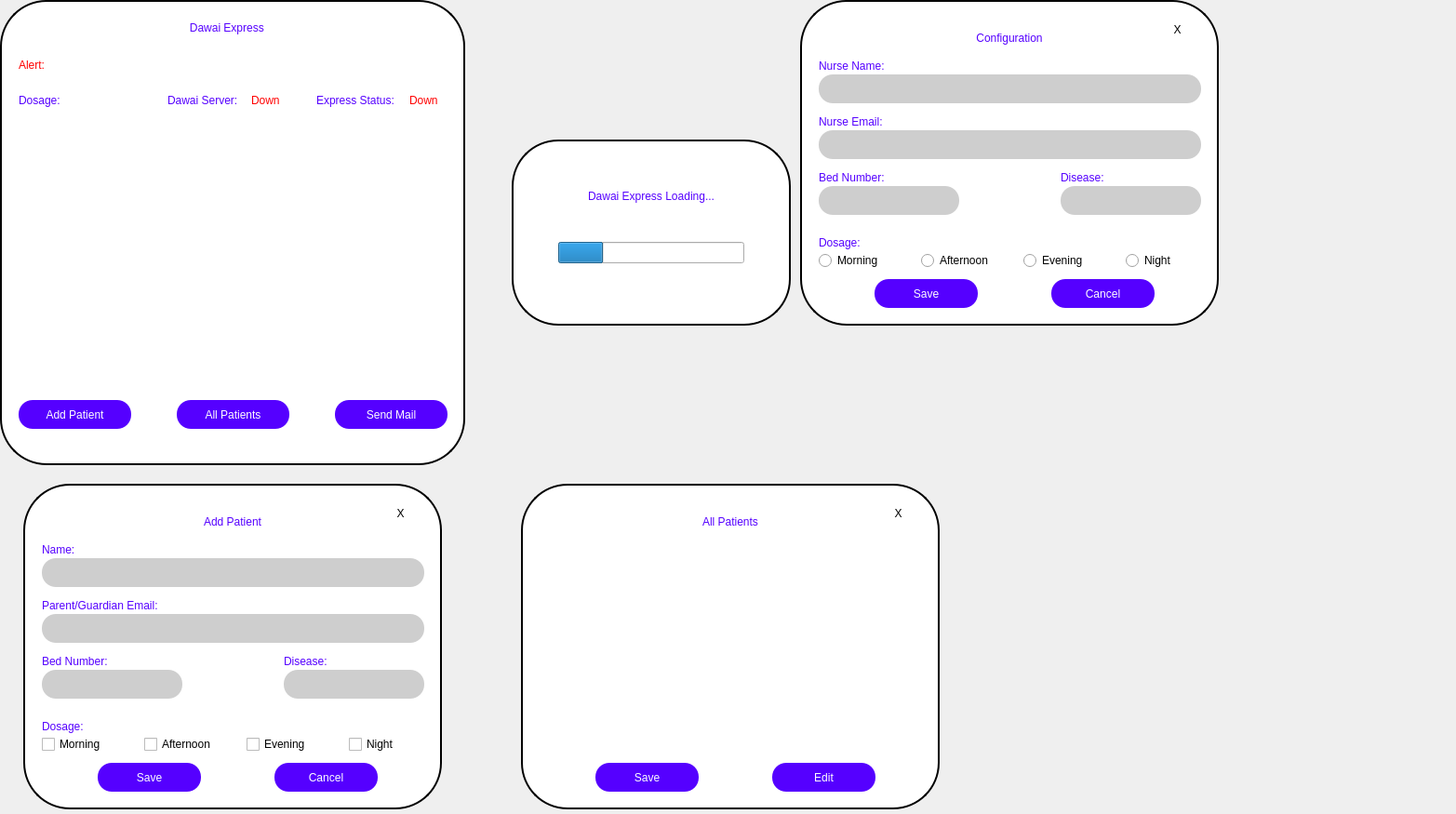
<?xml version="1.0" encoding="UTF-8"?>
<ui version="4.0">
 <class>MainWindow</class>
 <widget class="QMainWindow" name="MainWindow">
  <property name="geometry">
   <rect>
    <x>0</x>
    <y>0</y>
    <width>1565</width>
    <height>875</height>
   </rect>
  </property>
  <property name="windowTitle">
   <string>MainWindow</string>
  </property>
  <widget class="QWidget" name="centralwidget">
   <widget class="QWidget" name="loading" native="true">
    <property name="geometry">
     <rect>
      <x>550</x>
      <y>150</y>
      <width>300</width>
      <height>200</height>
     </rect>
    </property>
    <widget class="QProgressBar" name="progressBar">
     <property name="geometry">
      <rect>
       <x>50</x>
       <y>110</y>
       <width>200</width>
       <height>23</height>
      </rect>
     </property>
     <property name="value">
      <number>24</number>
     </property>
     <property name="textVisible">
      <bool>false</bool>
     </property>
     <property name="invertedAppearance">
      <bool>false</bool>
     </property>
    </widget>
    <widget class="QLabel" name="label_3">
     <property name="geometry">
      <rect>
       <x>25</x>
       <y>50</y>
       <width>250</width>
       <height>21</height>
      </rect>
     </property>
     <property name="styleSheet">
      <string notr="true">color: rgb(85, 0, 255);
font: 14pt &quot;Sans Serif Collection&quot;;</string>
     </property>
     <property name="text">
      <string>Dawai Express Loading...</string>
     </property>
     <property name="alignment">
      <set>Qt::AlignCenter</set>
     </property>
    </widget>
    <widget class="QLabel" name="label_2">
     <property name="geometry">
      <rect>
       <x>0</x>
       <y>0</y>
       <width>300</width>
       <height>200</height>
      </rect>
     </property>
     <property name="styleSheet">
      <string notr="true">background-color: rgb(255, 255, 255);
border-radius:50px;
border:2px solid black;</string>
     </property>
     <property name="text">
      <string/>
     </property>
    </widget>
    <zorder>label_2</zorder>
    <zorder>progressBar</zorder>
    <zorder>label_3</zorder>
   </widget>
   <widget class="QWidget" name="mainScreen" native="true">
    <property name="geometry">
     <rect>
      <x>0</x>
      <y>0</y>
      <width>500</width>
      <height>500</height>
     </rect>
    </property>
    <widget class="QLabel" name="label">
     <property name="geometry">
      <rect>
       <x>0</x>
       <y>0</y>
       <width>500</width>
       <height>500</height>
      </rect>
     </property>
     <property name="styleSheet">
      <string notr="true">background-color: rgb(255, 255, 255);
border-radius:50px;
border:2px solid black;</string>
     </property>
     <property name="text">
      <string/>
     </property>
    </widget>
    <widget class="QLabel" name="label_4">
     <property name="geometry">
      <rect>
       <x>150</x>
       <y>20</y>
       <width>191</width>
       <height>20</height>
      </rect>
     </property>
     <property name="styleSheet">
      <string notr="true">color: rgb(85, 0, 255);
font: 14pt &quot;Sans Serif Collection&quot;;
</string>
     </property>
     <property name="text">
      <string>Dawai Express </string>
     </property>
     <property name="alignment">
      <set>Qt::AlignCenter</set>
     </property>
    </widget>
    <widget class="QLabel" name="label_5">
     <property name="geometry">
      <rect>
       <x>180</x>
       <y>100</y>
       <width>81</width>
       <height>16</height>
      </rect>
     </property>
     <property name="styleSheet">
      <string notr="true">color: rgb(85, 0, 255);
font: 10pt &quot;Sans Serif Collection&quot;;</string>
     </property>
     <property name="text">
      <string>Dawai Server:</string>
     </property>
     <property name="alignment">
      <set>Qt::AlignLeading|Qt::AlignLeft|Qt::AlignVCenter</set>
     </property>
    </widget>
    <widget class="QLabel" name="label_6">
     <property name="geometry">
      <rect>
       <x>340</x>
       <y>100</y>
       <width>91</width>
       <height>16</height>
      </rect>
     </property>
     <property name="styleSheet">
      <string notr="true">color: rgb(85, 0, 255);
font: 10pt &quot;Sans Serif Collection&quot;;</string>
     </property>
     <property name="text">
      <string>Express Status:</string>
     </property>
     <property name="alignment">
      <set>Qt::AlignLeading|Qt::AlignLeft|Qt::AlignVCenter</set>
     </property>
    </widget>
    <widget class="QLabel" name="dosage">
     <property name="geometry">
      <rect>
       <x>20</x>
       <y>100</y>
       <width>131</width>
       <height>16</height>
      </rect>
     </property>
     <property name="styleSheet">
      <string notr="true">color: rgb(85, 0, 255);
font: 10pt &quot;Sans Serif Collection&quot;;</string>
     </property>
     <property name="text">
      <string>Dosage:</string>
     </property>
     <property name="alignment">
      <set>Qt::AlignLeading|Qt::AlignLeft|Qt::AlignVCenter</set>
     </property>
    </widget>
    <widget class="QLabel" name="serverStatus">
     <property name="geometry">
      <rect>
       <x>270</x>
       <y>100</y>
       <width>51</width>
       <height>16</height>
      </rect>
     </property>
     <property name="styleSheet">
      <string notr="true">color: rgb(255, 0, 0);
font: 10pt &quot;Sans Serif Collection&quot;;</string>
     </property>
     <property name="text">
      <string>Down</string>
     </property>
     <property name="alignment">
      <set>Qt::AlignLeading|Qt::AlignLeft|Qt::AlignVCenter</set>
     </property>
    </widget>
    <widget class="QLabel" name="xpressStatus">
     <property name="geometry">
      <rect>
       <x>440</x>
       <y>100</y>
       <width>41</width>
       <height>16</height>
      </rect>
     </property>
     <property name="styleSheet">
      <string notr="true">color: rgb(255, 0, 0);
font: 10pt &quot;Sans Serif Collection&quot;;</string>
     </property>
     <property name="text">
      <string>Down</string>
     </property>
     <property name="alignment">
      <set>Qt::AlignLeading|Qt::AlignLeft|Qt::AlignVCenter</set>
     </property>
    </widget>
    <widget class="QLabel" name="alertBar">
     <property name="geometry">
      <rect>
       <x>20</x>
       <y>60</y>
       <width>461</width>
       <height>20</height>
      </rect>
     </property>
     <property name="styleSheet">
      <string notr="true">color: rgb(255, 0, 0);
font: 14pt &quot;Sans Serif Collection&quot;;</string>
     </property>
     <property name="text">
      <string>Alert:</string>
     </property>
     <property name="alignment">
      <set>Qt::AlignLeading|Qt::AlignLeft|Qt::AlignVCenter</set>
     </property>
    </widget>
    <widget class="QWidget" name="verticalLayoutWidget">
     <property name="geometry">
      <rect>
       <x>20</x>
       <y>150</y>
       <width>461</width>
       <height>191</height>
      </rect>
     </property>
     <layout class="QVBoxLayout" name="tableW"/>
    </widget>
    <widget class="QPushButton" name="addPatient">
     <property name="geometry">
      <rect>
       <x>20</x>
       <y>430</y>
       <width>121</width>
       <height>31</height>
      </rect>
     </property>
     <property name="styleSheet">
      <string notr="true">background-color: rgb(85, 0, 255);
color: rgb(255, 255, 255);
font: 700 12pt &quot;Segoe UI&quot;;
border-radius: 15px;</string>
     </property>
     <property name="text">
      <string>Add Patient</string>
     </property>
    </widget>
    <widget class="QPushButton" name="allPatients">
     <property name="geometry">
      <rect>
       <x>190</x>
       <y>430</y>
       <width>121</width>
       <height>31</height>
      </rect>
     </property>
     <property name="styleSheet">
      <string notr="true">background-color: rgb(85, 0, 255);
color: rgb(255, 255, 255);
font: 700 12pt &quot;Segoe UI&quot;;
border-radius: 15px;</string>
     </property>
     <property name="text">
      <string>All Patients</string>
     </property>
    </widget>
    <widget class="QPushButton" name="sendMail">
     <property name="geometry">
      <rect>
       <x>360</x>
       <y>430</y>
       <width>121</width>
       <height>31</height>
      </rect>
     </property>
     <property name="styleSheet">
      <string notr="true">background-color: rgb(85, 0, 255);
color: rgb(255, 255, 255);
font: 700 12pt &quot;Segoe UI&quot;;
border-radius: 15px;</string>
     </property>
     <property name="text">
      <string>Send Mail</string>
     </property>
    </widget>
   </widget>
   <widget class="QWidget" name="addPatWin" native="true">
    <property name="geometry">
     <rect>
      <x>25</x>
      <y>520</y>
      <width>450</width>
      <height>350</height>
     </rect>
    </property>
    <widget class="QLabel" name="label_7">
     <property name="geometry">
      <rect>
       <x>0</x>
       <y>0</y>
       <width>450</width>
       <height>350</height>
      </rect>
     </property>
     <property name="styleSheet">
      <string notr="true">background-color: rgb(255, 255, 255);
border-radius:50px;
border: 2px solid black;</string>
     </property>
     <property name="text">
      <string/>
     </property>
    </widget>
    <widget class="QLabel" name="label_8">
     <property name="geometry">
      <rect>
       <x>100</x>
       <y>30</y>
       <width>250</width>
       <height>21</height>
      </rect>
     </property>
     <property name="styleSheet">
      <string notr="true">color: rgb(85, 0, 255);
font: 14pt &quot;Sans Serif Collection&quot;;</string>
     </property>
     <property name="text">
      <string>Add Patient</string>
     </property>
     <property name="alignment">
      <set>Qt::AlignCenter</set>
     </property>
    </widget>
    <widget class="QLineEdit" name="nameEdit">
     <property name="geometry">
      <rect>
       <x>20</x>
       <y>80</y>
       <width>411</width>
       <height>31</height>
      </rect>
     </property>
     <property name="cursor">
      <cursorShape>IBeamCursor</cursorShape>
     </property>
     <property name="styleSheet">
      <string notr="true">border-radius: 15px;
background-color: rgb(206, 206, 206);
color:rgb(0, 0, 0);
font: 12pt &quot;Sans Serif Collection&quot;;</string>
     </property>
    </widget>
    <widget class="QLabel" name="label_9">
     <property name="geometry">
      <rect>
       <x>20</x>
       <y>60</y>
       <width>81</width>
       <height>21</height>
      </rect>
     </property>
     <property name="styleSheet">
      <string notr="true">color: rgb(85, 0, 255);
font: 12pt &quot;Sans Serif Collection&quot;;</string>
     </property>
     <property name="text">
      <string>Name:</string>
     </property>
     <property name="alignment">
      <set>Qt::AlignLeading|Qt::AlignLeft|Qt::AlignVCenter</set>
     </property>
    </widget>
    <widget class="QLabel" name="label_10">
     <property name="geometry">
      <rect>
       <x>20</x>
       <y>120</y>
       <width>181</width>
       <height>21</height>
      </rect>
     </property>
     <property name="styleSheet">
      <string notr="true">color: rgb(85, 0, 255);
font: 12pt &quot;Sans Serif Collection&quot;;</string>
     </property>
     <property name="text">
      <string>Parent/Guardian Email:</string>
     </property>
     <property name="alignment">
      <set>Qt::AlignLeading|Qt::AlignLeft|Qt::AlignVCenter</set>
     </property>
    </widget>
    <widget class="QLineEdit" name="emailEdit">
     <property name="geometry">
      <rect>
       <x>20</x>
       <y>140</y>
       <width>411</width>
       <height>31</height>
      </rect>
     </property>
     <property name="cursor">
      <cursorShape>IBeamCursor</cursorShape>
     </property>
     <property name="styleSheet">
      <string notr="true">border-radius: 15px;
background-color: rgb(206, 206, 206);
color:rgb(0, 0, 0);
font: 12pt &quot;Sans Serif Collection&quot;;</string>
     </property>
    </widget>
    <widget class="QLabel" name="label_11">
     <property name="geometry">
      <rect>
       <x>280</x>
       <y>180</y>
       <width>141</width>
       <height>21</height>
      </rect>
     </property>
     <property name="styleSheet">
      <string notr="true">color: rgb(85, 0, 255);
font: 12pt &quot;Sans Serif Collection&quot;;</string>
     </property>
     <property name="text">
      <string>Disease:</string>
     </property>
     <property name="alignment">
      <set>Qt::AlignLeading|Qt::AlignLeft|Qt::AlignVCenter</set>
     </property>
    </widget>
    <widget class="QLineEdit" name="diseaseEdit">
     <property name="geometry">
      <rect>
       <x>280</x>
       <y>200</y>
       <width>151</width>
       <height>31</height>
      </rect>
     </property>
     <property name="cursor">
      <cursorShape>IBeamCursor</cursorShape>
     </property>
     <property name="styleSheet">
      <string notr="true">border-radius: 15px;
background-color: rgb(206, 206, 206);
color:rgb(0, 0, 0);
font: 12pt &quot;Sans Serif Collection&quot;;</string>
     </property>
    </widget>
    <widget class="QLabel" name="label_12">
     <property name="geometry">
      <rect>
       <x>20</x>
       <y>180</y>
       <width>141</width>
       <height>21</height>
      </rect>
     </property>
     <property name="styleSheet">
      <string notr="true">color: rgb(85, 0, 255);
font: 12pt &quot;Sans Serif Collection&quot;;</string>
     </property>
     <property name="text">
      <string>Bed Number:</string>
     </property>
     <property name="alignment">
      <set>Qt::AlignLeading|Qt::AlignLeft|Qt::AlignVCenter</set>
     </property>
    </widget>
    <widget class="QLineEdit" name="bedNoEdit">
     <property name="geometry">
      <rect>
       <x>20</x>
       <y>200</y>
       <width>151</width>
       <height>31</height>
      </rect>
     </property>
     <property name="cursor">
      <cursorShape>IBeamCursor</cursorShape>
     </property>
     <property name="styleSheet">
      <string notr="true">border-radius: 15px;
background-color: rgb(206, 206, 206);
color:rgb(0, 0, 0);
font: 12pt &quot;Sans Serif Collection&quot;;</string>
     </property>
     <property name="text">
      <string/>
     </property>
    </widget>
    <widget class="QPushButton" name="addPatSave">
     <property name="geometry">
      <rect>
       <x>80</x>
       <y>300</y>
       <width>111</width>
       <height>31</height>
      </rect>
     </property>
     <property name="styleSheet">
      <string notr="true">background-color: rgb(85, 0, 255);
color: rgb(255, 255, 255);
font: 700 12pt &quot;Segoe UI&quot;;
border-radius: 15px;</string>
     </property>
     <property name="text">
      <string>Save</string>
     </property>
    </widget>
    <widget class="QCheckBox" name="rad1">
     <property name="geometry">
      <rect>
       <x>20</x>
       <y>270</y>
       <width>71</width>
       <height>20</height>
      </rect>
     </property>
     <property name="styleSheet">
      <string notr="true">color:rgb(0, 0, 0);</string>
     </property>
     <property name="text">
      <string>Morning</string>
     </property>
     <property name="checked">
      <bool>false</bool>
     </property>
    </widget>
    <widget class="QCheckBox" name="rad2">
     <property name="geometry">
      <rect>
       <x>130</x>
       <y>270</y>
       <width>81</width>
       <height>20</height>
      </rect>
     </property>
     <property name="styleSheet">
      <string notr="true">color:rgb(0, 0, 0);</string>
     </property>
     <property name="text">
      <string>Afternoon</string>
     </property>
    </widget>
    <widget class="QCheckBox" name="rad3">
     <property name="geometry">
      <rect>
       <x>240</x>
       <y>270</y>
       <width>71</width>
       <height>20</height>
      </rect>
     </property>
     <property name="styleSheet">
      <string notr="true">color:rgb(0, 0, 0);</string>
     </property>
     <property name="text">
      <string>Evening</string>
     </property>
    </widget>
    <widget class="QCheckBox" name="rad4">
     <property name="geometry">
      <rect>
       <x>350</x>
       <y>270</y>
       <width>71</width>
       <height>20</height>
      </rect>
     </property>
     <property name="styleSheet">
      <string notr="true">color:rgb(0, 0, 0);</string>
     </property>
     <property name="text">
      <string>Night</string>
     </property>
    </widget>
    <widget class="QLabel" name="label_13">
     <property name="geometry">
      <rect>
       <x>20</x>
       <y>250</y>
       <width>141</width>
       <height>21</height>
      </rect>
     </property>
     <property name="styleSheet">
      <string notr="true">color: rgb(85, 0, 255);
font: 12pt &quot;Sans Serif Collection&quot;;</string>
     </property>
     <property name="text">
      <string>Dosage:</string>
     </property>
     <property name="alignment">
      <set>Qt::AlignLeading|Qt::AlignLeft|Qt::AlignVCenter</set>
     </property>
    </widget>
    <widget class="QPushButton" name="addPatClose">
     <property name="geometry">
      <rect>
       <x>390</x>
       <y>20</y>
       <width>31</width>
       <height>24</height>
      </rect>
     </property>
     <property name="styleSheet">
      <string notr="true">font: 14pt &quot;Sans Serif Collection&quot;;
background-color: rgb(255, 255, 255);
border:none;
color:rgb(0, 0, 0);</string>
     </property>
     <property name="text">
      <string>X</string>
     </property>
    </widget>
    <widget class="QPushButton" name="addPatCancel">
     <property name="geometry">
      <rect>
       <x>270</x>
       <y>300</y>
       <width>111</width>
       <height>31</height>
      </rect>
     </property>
     <property name="styleSheet">
      <string notr="true">background-color: rgb(85, 0, 255);
color: rgb(255, 255, 255);
font: 700 12pt &quot;Segoe UI&quot;;
border-radius: 15px;</string>
     </property>
     <property name="text">
      <string>Cancel</string>
     </property>
    </widget>
   </widget>
   <widget class="QWidget" name="allPatWin" native="true">
    <property name="geometry">
     <rect>
      <x>560</x>
      <y>520</y>
      <width>450</width>
      <height>350</height>
     </rect>
    </property>
    <widget class="QLabel" name="label_15">
     <property name="geometry">
      <rect>
       <x>0</x>
       <y>0</y>
       <width>450</width>
       <height>350</height>
      </rect>
     </property>
     <property name="styleSheet">
      <string notr="true">background-color: rgb(255, 255, 255);
border-radius:50px;
border: 2px solid black;</string>
     </property>
     <property name="text">
      <string/>
     </property>
    </widget>
    <widget class="QLabel" name="label_16">
     <property name="geometry">
      <rect>
       <x>100</x>
       <y>30</y>
       <width>250</width>
       <height>21</height>
      </rect>
     </property>
     <property name="styleSheet">
      <string notr="true">color: rgb(85, 0, 255);
font: 14pt &quot;Sans Serif Collection&quot;;</string>
     </property>
     <property name="text">
      <string>All Patients</string>
     </property>
     <property name="alignment">
      <set>Qt::AlignCenter</set>
     </property>
    </widget>
    <widget class="QPushButton" name="allPatSave">
     <property name="geometry">
      <rect>
       <x>80</x>
       <y>300</y>
       <width>111</width>
       <height>31</height>
      </rect>
     </property>
     <property name="styleSheet">
      <string notr="true">background-color: rgb(85, 0, 255);
color: rgb(255, 255, 255);
font: 700 12pt &quot;Segoe UI&quot;;
border-radius: 15px;</string>
     </property>
     <property name="text">
      <string>Save</string>
     </property>
    </widget>
    <widget class="QPushButton" name="allPatClose">
     <property name="geometry">
      <rect>
       <x>390</x>
       <y>20</y>
       <width>31</width>
       <height>24</height>
      </rect>
     </property>
     <property name="styleSheet">
      <string notr="true">font: 14pt &quot;Sans Serif Collection&quot;;
background-color: rgb(255, 255, 255);
border:none;
color:rgb(0, 0, 0);</string>
     </property>
     <property name="text">
      <string>X</string>
     </property>
    </widget>
    <widget class="QWidget" name="verticalLayoutWidget_2">
     <property name="geometry">
      <rect>
       <x>20</x>
       <y>60</y>
       <width>411</width>
       <height>231</height>
      </rect>
     </property>
     <layout class="QVBoxLayout" name="tableW2"/>
    </widget>
    <widget class="QPushButton" name="allPatEdit">
     <property name="geometry">
      <rect>
       <x>270</x>
       <y>300</y>
       <width>111</width>
       <height>31</height>
      </rect>
     </property>
     <property name="styleSheet">
      <string notr="true">background-color: rgb(85, 0, 255);
color: rgb(255, 255, 255);
font: 700 12pt &quot;Segoe UI&quot;;
border-radius: 15px;</string>
     </property>
     <property name="text">
      <string>Edit</string>
     </property>
    </widget>
   </widget>
   <widget class="QWidget" name="addPatWin_2" native="true">
    <property name="geometry">
     <rect>
      <x>860</x>
      <y>0</y>
      <width>450</width>
      <height>350</height>
     </rect>
    </property>
    <widget class="QLabel" name="label_23">
     <property name="geometry">
      <rect>
       <x>0</x>
       <y>0</y>
       <width>450</width>
       <height>350</height>
      </rect>
     </property>
     <property name="styleSheet">
      <string notr="true">background-color: rgb(255, 255, 255);
border-radius:50px;
border: 2px solid black;</string>
     </property>
     <property name="text">
      <string/>
     </property>
    </widget>
    <widget class="QLabel" name="label_24">
     <property name="geometry">
      <rect>
       <x>100</x>
       <y>30</y>
       <width>250</width>
       <height>21</height>
      </rect>
     </property>
     <property name="styleSheet">
      <string notr="true">color: rgb(85, 0, 255);
font: 14pt &quot;Sans Serif Collection&quot;;</string>
     </property>
     <property name="text">
      <string>Configuration</string>
     </property>
     <property name="alignment">
      <set>Qt::AlignCenter</set>
     </property>
    </widget>
    <widget class="QLineEdit" name="nameEdit_3">
     <property name="geometry">
      <rect>
       <x>20</x>
       <y>80</y>
       <width>411</width>
       <height>31</height>
      </rect>
     </property>
     <property name="cursor">
      <cursorShape>IBeamCursor</cursorShape>
     </property>
     <property name="styleSheet">
      <string notr="true">border-radius: 15px;
background-color: rgb(206, 206, 206);
color:rgb(0, 0, 0);
font: 12pt &quot;Sans Serif Collection&quot;;</string>
     </property>
    </widget>
    <widget class="QLabel" name="label_25">
     <property name="geometry">
      <rect>
       <x>20</x>
       <y>60</y>
       <width>101</width>
       <height>21</height>
      </rect>
     </property>
     <property name="styleSheet">
      <string notr="true">color: rgb(85, 0, 255);
font: 12pt &quot;Sans Serif Collection&quot;;</string>
     </property>
     <property name="text">
      <string>Nurse Name:</string>
     </property>
     <property name="alignment">
      <set>Qt::AlignLeading|Qt::AlignLeft|Qt::AlignVCenter</set>
     </property>
    </widget>
    <widget class="QLabel" name="label_26">
     <property name="geometry">
      <rect>
       <x>20</x>
       <y>120</y>
       <width>181</width>
       <height>21</height>
      </rect>
     </property>
     <property name="styleSheet">
      <string notr="true">color: rgb(85, 0, 255);
font: 12pt &quot;Sans Serif Collection&quot;;</string>
     </property>
     <property name="text">
      <string>Nurse Email:</string>
     </property>
     <property name="alignment">
      <set>Qt::AlignLeading|Qt::AlignLeft|Qt::AlignVCenter</set>
     </property>
    </widget>
    <widget class="QLineEdit" name="emailEdit_3">
     <property name="geometry">
      <rect>
       <x>20</x>
       <y>140</y>
       <width>411</width>
       <height>31</height>
      </rect>
     </property>
     <property name="cursor">
      <cursorShape>IBeamCursor</cursorShape>
     </property>
     <property name="styleSheet">
      <string notr="true">border-radius: 15px;
background-color: rgb(206, 206, 206);
color:rgb(0, 0, 0);
font: 12pt &quot;Sans Serif Collection&quot;;</string>
     </property>
    </widget>
    <widget class="QLabel" name="label_27">
     <property name="geometry">
      <rect>
       <x>280</x>
       <y>180</y>
       <width>141</width>
       <height>21</height>
      </rect>
     </property>
     <property name="styleSheet">
      <string notr="true">color: rgb(85, 0, 255);
font: 12pt &quot;Sans Serif Collection&quot;;</string>
     </property>
     <property name="text">
      <string>Disease:</string>
     </property>
     <property name="alignment">
      <set>Qt::AlignLeading|Qt::AlignLeft|Qt::AlignVCenter</set>
     </property>
    </widget>
    <widget class="QLineEdit" name="diseaseEdit_3">
     <property name="geometry">
      <rect>
       <x>280</x>
       <y>200</y>
       <width>151</width>
       <height>31</height>
      </rect>
     </property>
     <property name="cursor">
      <cursorShape>IBeamCursor</cursorShape>
     </property>
     <property name="styleSheet">
      <string notr="true">border-radius: 15px;
background-color: rgb(206, 206, 206);
color:rgb(0, 0, 0);
font: 12pt &quot;Sans Serif Collection&quot;;</string>
     </property>
    </widget>
    <widget class="QLabel" name="label_28">
     <property name="geometry">
      <rect>
       <x>20</x>
       <y>180</y>
       <width>141</width>
       <height>21</height>
      </rect>
     </property>
     <property name="styleSheet">
      <string notr="true">color: rgb(85, 0, 255);
font: 12pt &quot;Sans Serif Collection&quot;;</string>
     </property>
     <property name="text">
      <string>Bed Number:</string>
     </property>
     <property name="alignment">
      <set>Qt::AlignLeading|Qt::AlignLeft|Qt::AlignVCenter</set>
     </property>
    </widget>
    <widget class="QLineEdit" name="bedNoEdit_3">
     <property name="geometry">
      <rect>
       <x>20</x>
       <y>200</y>
       <width>151</width>
       <height>31</height>
      </rect>
     </property>
     <property name="cursor">
      <cursorShape>IBeamCursor</cursorShape>
     </property>
     <property name="styleSheet">
      <string notr="true">border-radius: 15px;
background-color: rgb(206, 206, 206);
color:rgb(0, 0, 0);
font: 12pt &quot;Sans Serif Collection&quot;;</string>
     </property>
     <property name="text">
      <string/>
     </property>
    </widget>
    <widget class="QPushButton" name="addPatSave_3">
     <property name="geometry">
      <rect>
       <x>80</x>
       <y>300</y>
       <width>111</width>
       <height>31</height>
      </rect>
     </property>
     <property name="styleSheet">
      <string notr="true">background-color: rgb(85, 0, 255);
color: rgb(255, 255, 255);
font: 700 12pt &quot;Segoe UI&quot;;
border-radius: 15px;</string>
     </property>
     <property name="text">
      <string>Save</string>
     </property>
    </widget>
    <widget class="QRadioButton" name="rad1_3">
     <property name="geometry">
      <rect>
       <x>20</x>
       <y>270</y>
       <width>71</width>
       <height>20</height>
      </rect>
     </property>
     <property name="styleSheet">
      <string notr="true">color:rgb(0, 0, 0);</string>
     </property>
     <property name="text">
      <string>Morning</string>
     </property>
    </widget>
    <widget class="QRadioButton" name="rad2_3">
     <property name="geometry">
      <rect>
       <x>130</x>
       <y>270</y>
       <width>81</width>
       <height>20</height>
      </rect>
     </property>
     <property name="styleSheet">
      <string notr="true">color:rgb(0, 0, 0);</string>
     </property>
     <property name="text">
      <string>Afternoon</string>
     </property>
    </widget>
    <widget class="QRadioButton" name="rad3_3">
     <property name="geometry">
      <rect>
       <x>240</x>
       <y>270</y>
       <width>71</width>
       <height>20</height>
      </rect>
     </property>
     <property name="styleSheet">
      <string notr="true">color:rgb(0, 0, 0);</string>
     </property>
     <property name="text">
      <string>Evening</string>
     </property>
    </widget>
    <widget class="QRadioButton" name="rad4_3">
     <property name="geometry">
      <rect>
       <x>350</x>
       <y>270</y>
       <width>71</width>
       <height>20</height>
      </rect>
     </property>
     <property name="styleSheet">
      <string notr="true">color:rgb(0, 0, 0);</string>
     </property>
     <property name="text">
      <string>Night</string>
     </property>
    </widget>
    <widget class="QLabel" name="label_29">
     <property name="geometry">
      <rect>
       <x>20</x>
       <y>250</y>
       <width>141</width>
       <height>21</height>
      </rect>
     </property>
     <property name="styleSheet">
      <string notr="true">color: rgb(85, 0, 255);
font: 12pt &quot;Sans Serif Collection&quot;;</string>
     </property>
     <property name="text">
      <string>Dosage:</string>
     </property>
     <property name="alignment">
      <set>Qt::AlignLeading|Qt::AlignLeft|Qt::AlignVCenter</set>
     </property>
    </widget>
    <widget class="QPushButton" name="addPatClose_3">
     <property name="geometry">
      <rect>
       <x>390</x>
       <y>20</y>
       <width>31</width>
       <height>24</height>
      </rect>
     </property>
     <property name="styleSheet">
      <string notr="true">font: 14pt &quot;Sans Serif Collection&quot;;
background-color: rgb(255, 255, 255);
border:none;
color:rgb(0, 0, 0);</string>
     </property>
     <property name="text">
      <string>X</string>
     </property>
    </widget>
    <widget class="QPushButton" name="addPatCancel_3">
     <property name="geometry">
      <rect>
       <x>270</x>
       <y>300</y>
       <width>111</width>
       <height>31</height>
      </rect>
     </property>
     <property name="styleSheet">
      <string notr="true">background-color: rgb(85, 0, 255);
color: rgb(255, 255, 255);
font: 700 12pt &quot;Segoe UI&quot;;
border-radius: 15px;</string>
     </property>
     <property name="text">
      <string>Cancel</string>
     </property>
    </widget>
   </widget>
  </widget>
 </widget>
 <resources/>
 <connections/>
</ui>
